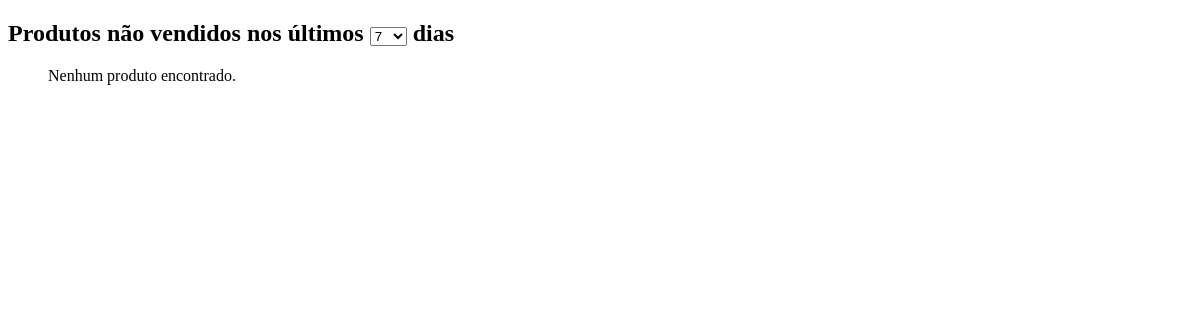
The app's page /relatorios/, older data.
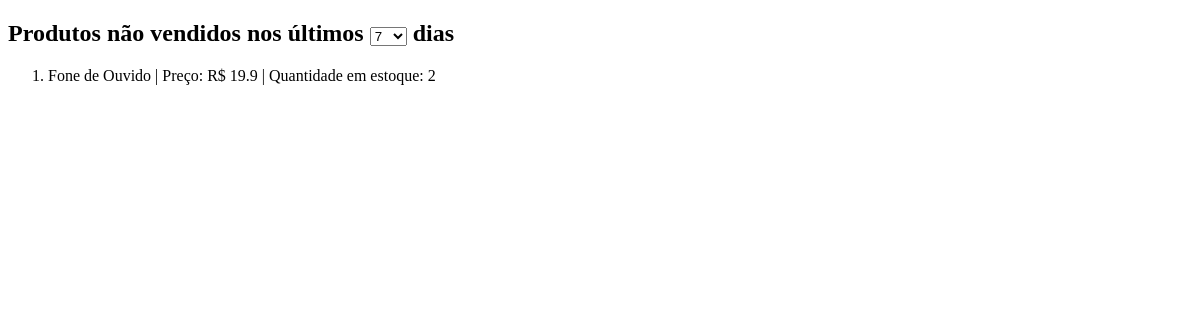
The same page, newer data.
### models/produtos.py (models this page shows, shortened)
class Produto(Base):
    __tablename__ = 'tb_produtos'
    pro_id: Mapped[int] = mapped_column(primary_key=True, autoincrement=True)
    pro_nome: Mapped[str] = mapped_column(nullable=False)
    pro_descricao: Mapped[str] = mapped_column(nullable=False)
    pro_preco: Mapped[float] = mapped_column(nullable=False)
    pro_estoque: Mapped[int] = mapped_column()

### controllers/relatorios.py (the view)
@relatorio_bp.route('/', methods=['GET', 'POST'])
def filtros():
    consulta = []
    dias = request.form.get("dias", type=int, default=7)
    print("metodo post")
    try:
        sql_mysql = text("""
            SELECT pro_nome, pro_preco, pro_estoque
            FROM tb_produtos
            WHERE pro_id NOT IN (
                SELECT vpr_pro_id
                FROM tb_vendas_produtos
                JOIN tb_vendas ON vpr_ven_id = ven_id
                WHERE ven_data >= CURDATE() - INTERVAL :dias DAY
            )
        """)
        sql_sqlite = text("""
SELECT pro_nome, pro_preco, pro_estoque
FROM tb_produtos
WHERE pro_id NOT IN (
    SELECT DISTINCT vpr_pro_id
    FROM tb_vendas_produtos
    JOIN tb_vendas ON vpr_ven_id = ven_id
    WHERE ven_data >= DATE('now', '-? days')
)
""")
        consulta = session.execute(sql_sqlite, {"dias": dias}).fetchall()
        print(consulta)
    except Exception as e:
        print(f"Erro ao gerar relatório: {str(e)}", "error")
        flash(f"Erro ao gerar relatório: {str(e)}", "error")
    finally:
        return render_template("relatorios/filtros.html", produtos = consulta)

### templates/relatorios/filtros.html (shortened to what this page needs)
{% extends "model.html" %}
{% block content %}
<div>
    <h2>Produtos não vendidos nos últimos
        <form action="{{ url_for('relatorio.filtros') }}" method="post" style="display:inline;">
            <select name="dias" id="dias" onchange="this.form.submit()">
                <option value="7" {% if request.form.get('dias') == '7' %}selected{% endif %}>7</option>
            </select>
        </form>
        dias
    </h2>
    <ol>
        {% if produtos %}
            {% for produto in produtos %}
                <li>{{ produto.pro_nome }} | Preço: R$ {{ produto.pro_preco }} | Quantidade em estoque: {{ produto.pro_estoque }}</li>
            {% endfor %}
        {% else %}
            <p>Nenhum produto encontrado.</p>
        {% endif %}
    </ol>
</div>
{% endblock %}

Row changes from the older to the newer data that the page shows:
added Produto: pro_nome "Fone de Ouvido", pro_preco "19.9", pro_estoque "2"
Text that changed along with them:
text no longer shown: "Nenhum produto encontrado."
